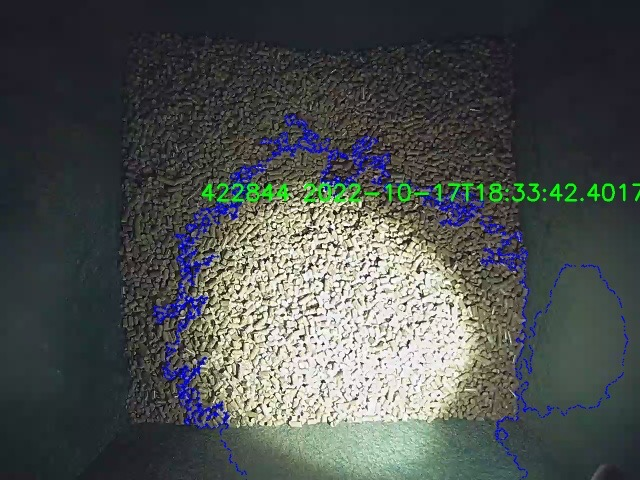
#> input picture pillern.jpg, 640 x 480 px, given in place of , which was not available
$ python grab_cam.py
#> lines starting #> are read from the running program, lines starting #| are printed output that depends on the picture; after the words box and inside, x2 and y2 are one past the last pixel; in counts of white or black regions, pixels touching at a corner belong together; pictures that were not available may be replaced by others from this repository, and a replacement may not be noted
#> further down, frame is the input picture: shape (480, 640, 3); mean B, G, R 79.5, 81.5, 76.7
import datetime
import time

import cv2
import numpy as np

CAM_IP = "192.168.86.25"
USER_NAME = "admin"
PASSWORD = "asdf"
RTSP_URL = f"rtsp://{USER_NAME}:{PASSWORD}@{CAM_IP}/"
thresh1 = 0
thresh2 = 255

read_pic = False
read_web_cam = not read_pic

if read_pic:
    frame = cv2.imread("grabbed_frames/frame_2022-10-18T01:51:54.8.jpg")
else:
    if read_web_cam:
        cap = cv2.VideoCapture(RTSP_URL)
    else:
        cap = cv2.VideoCapture(0)

    cap.set(cv2.CAP_PROP_FRAME_HEIGHT, 640)
    cap.set(cv2.CAP_PROP_FRAME_HEIGHT, 480)

    # Check success
    if not cap.isOpened():
        raise Exception("Could not open video device")

def passer(none):
    pass

cv2.namedWindow("p")
cv2.createTrackbar("lh", "p", 26, 179, passer)
cv2.createTrackbar("ls", "p", 20, 255, passer)
cv2.createTrackbar("lv", "p", 34, 255, passer)
cv2.createTrackbar("uh", "p", 179, 179, passer)
cv2.createTrackbar("us", "p", 255, 255, passer)
cv2.createTrackbar("uv", "p", 255, 255, passer)
cv2.createTrackbar("thresh1", "p", 0, 255, passer)
cv2.createTrackbar("thresh2", "p", 255, 255, passer)


def hsv_mask_and_area(frame):
    global ranges, frame_masked_inverted, _, frame_with_contours, thresh1, thresh2
    # HSV mask
    lh = cv2.getTrackbarPos("lh", "p")
    ls = cv2.getTrackbarPos("ls", "p")
    lv = cv2.getTrackbarPos("lv", "p")
    uh = cv2.getTrackbarPos("uh", "p")
    us = cv2.getTrackbarPos("us", "p")
    uv = cv2.getTrackbarPos("uv", "p")
    lower_range = np.array([lh, ls, lv])
    upper_range = np.array([uh, us, uv])
    ranges = np.array([lower_range, upper_range])
    frame_hsv = cv2.cvtColor(frame, cv2.COLOR_BGR2HSV)
#> frame_hsv: shape (480, 640, 3); mean H, S, V 75.9, 54.6, 88.3
    kernel = np.ones((5, 5), np.uint8)
    blur = cv2.blur(frame_hsv, (3, 3))
#> blur: shape (480, 640, 3); mean H, S, V 75.9, 54.5, 88.3
    mask = cv2.inRange(blur, lower_range, upper_range)
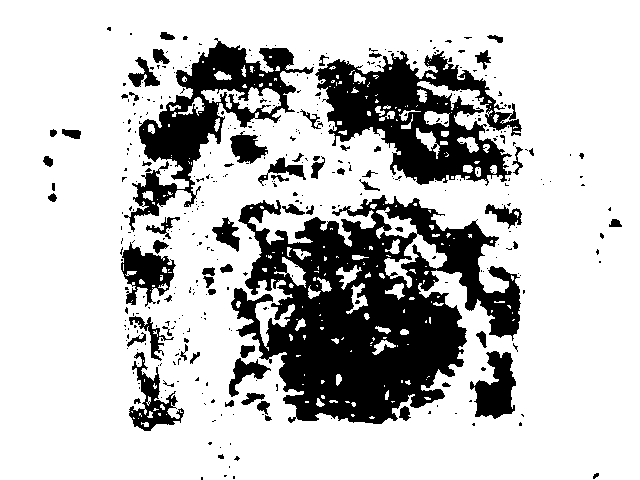
#> mask: shape (480, 640); 76.6% white; 402 black regions (332 under 20 px), largest, box (x1, y1, x2, y2) and area: (231, 195, 521, 424) 35438, (315, 51, 522, 186) 13215, (124, 38, 314, 232) 9663
    mask = cv2.erode(mask, kernel, iterations=1)
#> mask: shape (480, 640); 64% white; 89 black regions, largest, box (x1, y1, x2, y2) and area: (195, 168, 527, 426) 52231, (118, 36, 536, 433) 48263, (256, 151, 327, 189) 1591
    mask = cv2.morphologyEx(mask, cv2.MORPH_OPEN, kernel)
#> mask: shape (480, 640); 62.5% white; 37 black regions, largest, box (x1, y1, x2, y2) and area: (187, 168, 527, 428) 56112, (118, 36, 536, 433) 52935, (256, 151, 327, 189) 1689
    mask = cv2.dilate(mask, kernel, iterations=1)
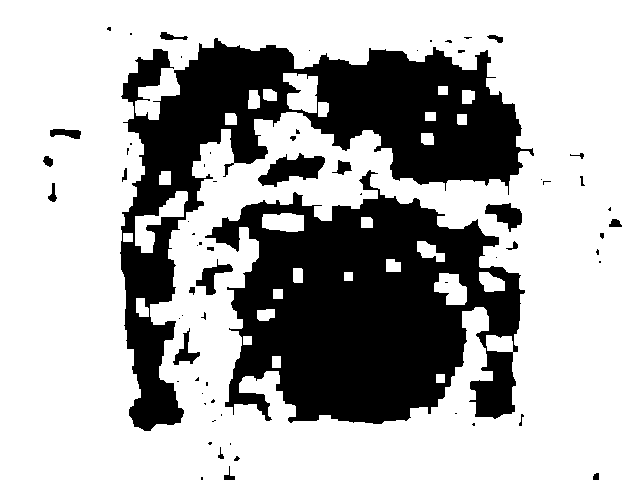
#> mask: shape (480, 640); 68.6% white; 69 black regions (44 under 20 px), largest, box (x1, y1, x2, y2) and area: (205, 170, 525, 424) 48441, (120, 38, 534, 431) 43888, (258, 153, 325, 187) 1213
    frame_masked = cv2.bitwise_and(frame, frame, mask=mask)
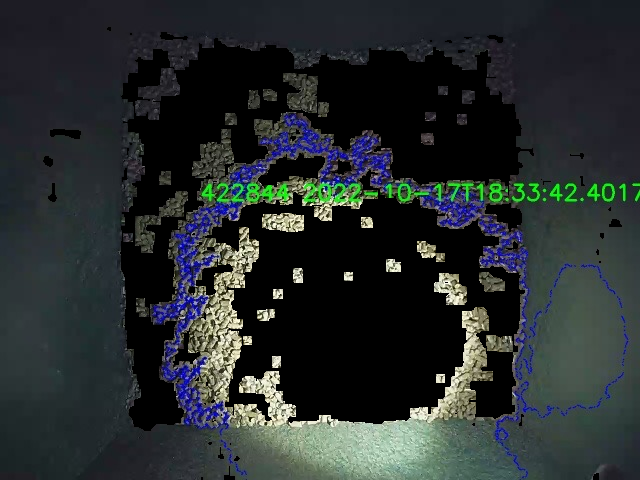
#> frame_masked: shape (480, 640, 3); mean B, G, R 45.5, 45, 39.3
    mask_inverted = 255 - mask
    frame_masked_inverted = cv2.bitwise_and(frame, frame, mask=mask_inverted)
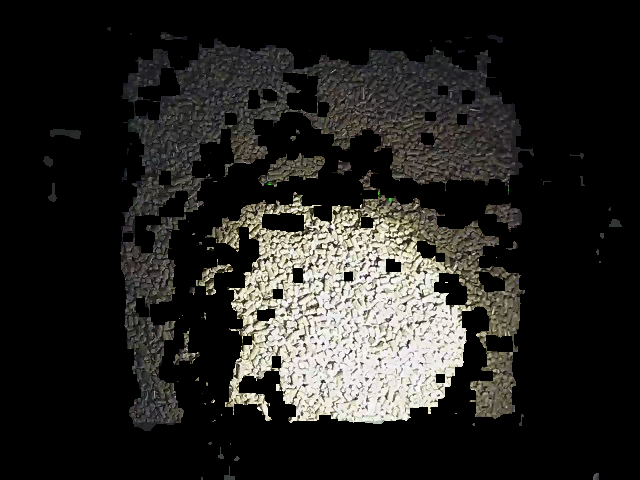
#> frame_masked_inverted: shape (480, 640, 3); mean B, G, R 34, 36.6, 37.5
    frame_masked_inverted_grey = cv2.cvtColor(frame_masked_inverted, cv2.COLOR_HSV2BGR)
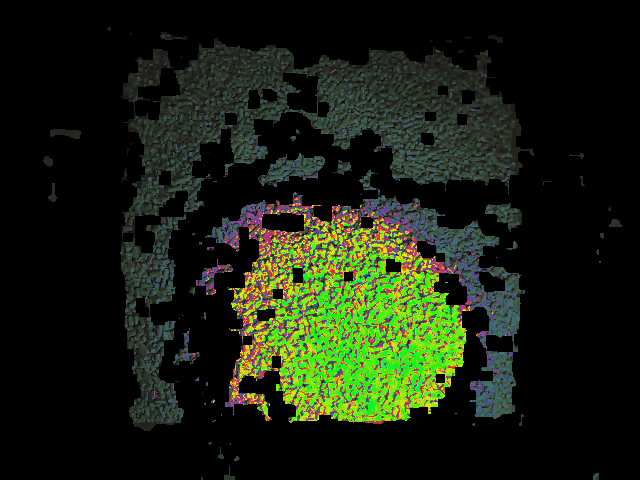
#> frame_masked_inverted_grey: shape (480, 640, 3); mean B, G, R 16.6, 32.1, 24.5
    frame_masked_inverted_grey = cv2.cvtColor(frame_masked_inverted_grey, cv2.COLOR_BGR2GRAY)
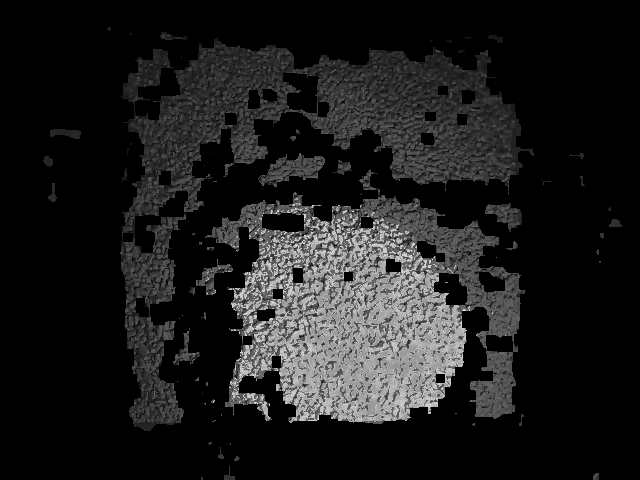
#> frame_masked_inverted_grey: shape (480, 640); min 0, max 224, mean 28
    thresh1 = cv2.getTrackbarPos("thresh1", "p")
    thresh2 = cv2.getTrackbarPos("thresh2", "p")
    # Contours
    thresh = frame_masked_inverted_grey.copy()
    blurred = cv2
    ret, thresh = cv2.threshold(thresh, thresh1, thresh2, cv2.THRESH_BINARY)
#> thresh: shape (480, 640); 31.4% white; 69 white regions (44 under 20 px)
#> ret = 0
    contours, _ = cv2.findContours(thresh, cv2.RETR_EXTERNAL, cv2.CHAIN_APPROX_SIMPLE)
#> contours = 68 contours, 50 with area under 20; largest, box (x1, y1, x2, y2) and area: (205, 170, 525, 424) 51156, (120, 38, 534, 431) 46574, (258, 153, 325, 187) 1120, (485, 203, 522, 232) 521, (196, 259, 233, 295) 406
    frame_with_contours = frame.copy()
    largest_contour_area = largest_contour_area = 0
    if len(contours) != 0:
        largest_contour = max(contours, key=cv2.contourArea)
#> largest_contour = contour of 582 points, box (x1, y1, x2, y2) (205, 170, 525, 424), area 51156
        convex_hull_contour = cv2.convexHull(largest_contour, False)
#> convex_hull_contour = contour of 23 points, box (x1, y1, x2, y2) (205, 170, 525, 424), area 66859

        largest_contour_area = cv2.contourArea(largest_contour)
#> largest_contour_area = 51156
        convex_hull_contour_area = cv2.contourArea(convex_hull_contour)
#> convex_hull_contour_area = 66859

        if convex_hull_contour_area > 100000:
            frame_with_contours = cv2.drawContours(frame_with_contours, [largest_contour], 0, (0, 255, 0), 2)
            frame_with_contours = cv2.drawContours(frame_with_contours, [convex_hull_contour], 0, (0, 0, 255), 2)

    return frame_with_contours, convex_hull_contour_area

while 1:
    if not read_pic:
        _, frame = cap.read()

    frame_with_contours, area = hsv_mask_and_area(frame)
#> area = 66859

    stacked = np.concatenate((frame, frame_with_contours), axis=1)
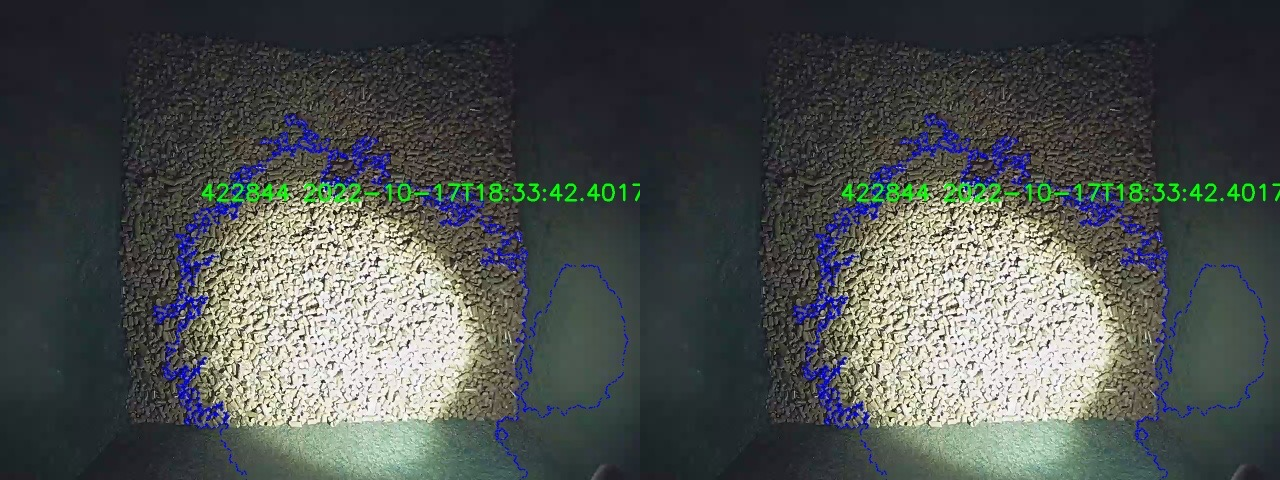
#> stacked: shape (480, 1280, 3); mean B, G, R 79.5, 81.5, 76.7
    cv2.imshow("stacked images", stacked)
    cv2.waitKey(1)
#    stacked_2 = np.concatenate((frame_masked_inverted_grey, canny_edge), axis=1)
#    cv2.imshow("stacked images 2", stacked_2)
#    cv2.waitKey(1)

    if frame is None:
        print("No frame grabbed.")
        time.sleep(1000)
        continue


    key = cv2.waitKey(10)
#> (key q is pressed here)
    if key == ord('s'):
        now = str(datetime.datetime.now().isoformat())[:-5]
        frame_name_stacked = f"stacked_{now}.jpg"
        frame_name = f"frame_{now}.jpg"
        print(f"Save frame to disk.\t  {frame_name} \n ranges: {ranges} \n Thresh1: {thresh1}, Thresh2: {thresh2}")
        cv2.imwrite("grabbed_frames/"+frame_name_stacked, stacked)
        cv2.imwrite("grabbed_frames/" + frame_name, frame)
        np.save(f"ranges_{now}.npy", ranges)

    elif key == ord('q'):
        cap.release()
        cv2.destroyAllWindows()
        break
